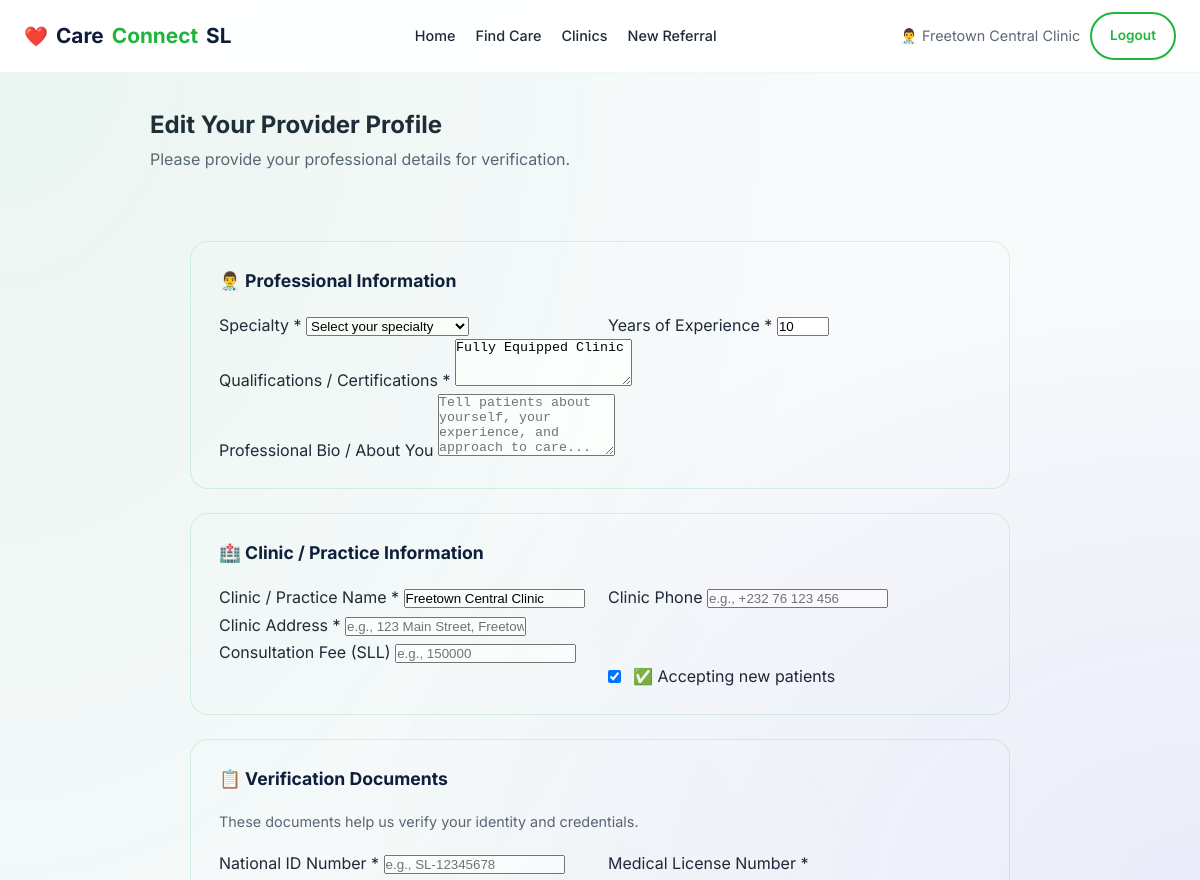
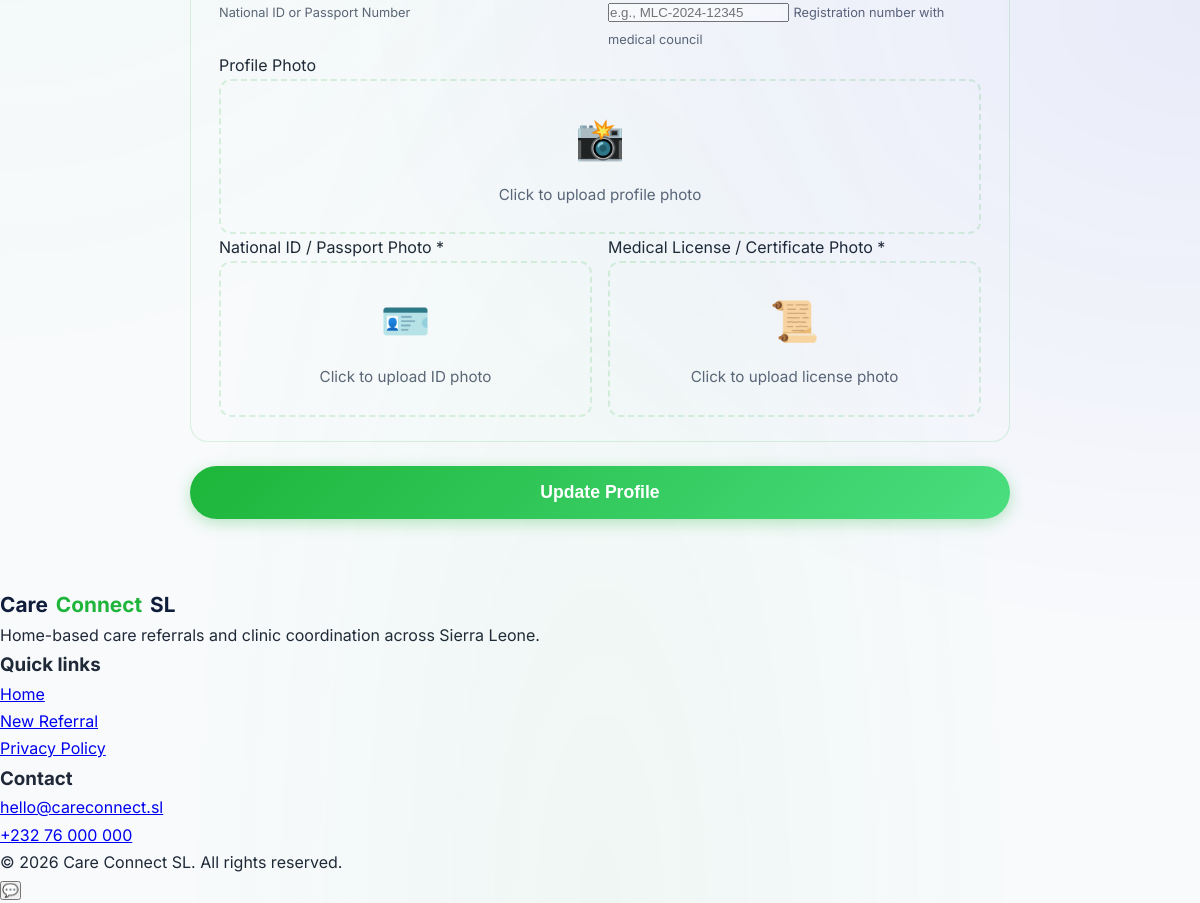
The page /provider-registration.php (signed in) on the database its author committed (2 pictures, top to bottom).
### tables this page shows
CREATE TABLE IF NOT EXISTS provider_profiles (
    id INT AUTO_INCREMENT PRIMARY KEY,
    user_id INT NOT NULL UNIQUE,
    specialty VARCHAR(100) NULL,
    qualifications TEXT NULL,
    experience_years INT DEFAULT 0,
    clinic_name VARCHAR(100) NULL,
    clinic_address VARCHAR(200) NULL,
    clinic_phone VARCHAR(50) NULL,
    latitude DECIMAL(10, 8) NULL,
    longitude DECIMAL(11, 8) NULL,
    is_accepting_patients BOOLEAN DEFAULT TRUE,
    consultation_fee DECIMAL(10, 2) NULL,
    created_at DATETIME DEFAULT CURRENT_TIMESTAMP,
    updated_at DATETIME DEFAULT CURRENT_TIMESTAMP ON UPDATE CURRENT_TIMESTAMP,
    FOREIGN KEY (user_id) REFERENCES users(id) ON DELETE CASCADE,
    INDEX idx_user (user_id),
    INDEX idx_specialty (specialty),
    INDEX idx_location (latitude, longitude)
);

### provider-registration.php (the view, shortened to what this page needs)
<?php
require_once __DIR__ . '/db.php';
$user_id = $_SESSION['user_id'];
$user_name = $_SESSION['user_name'];
$stmt = $conn->prepare("SELECT * FROM provider_profiles WHERE user_id = ?");
$stmt->execute([$user_id]);
$existingProfile = $stmt->fetch();
$isEdit = ($existingProfile !== false);
$profile = $existingProfile ?: [];
?>
<!DOCTYPE html>
<html lang="en">
<head>
    <link rel="stylesheet" href="style.css">
    <link rel="stylesheet" href="dashboard/dashboard.css">
</head>
<body>
<header role="banner">
    <div class="nav-inner">
        <a href="index.html" class="logo" aria-label="Care Connect SL Home">
            <span class="logo-icon" aria-hidden="true">❤️</span> Care<span class="accent">Connect</span> SL
        </a>
        <nav aria-label="Main navigation">
            <ul class="nav-links" role="menubar">
                <li><a href="index.html" role="menuitem">Home</a></li>
                <li><a href="pages/doctors.php" role="menuitem">Find Care</a></li>
                <li><a href="pages/hospitals.html" role="menuitem">Clinics</a></li>
                <li><a href="pages/referral.html" role="menuitem">New Referral</a></li>
            </ul>
        </nav>
        <div class="nav-actions">
            <span style="color: var(--muted); font-size: 0.9rem;">👨‍⚕️ <?php echo htmlspecialchars($user_name); ?></span>
            <a href="logout.php" class="btn-ghost">Logout</a>
        </div>
    </div>
</header>
<main class="dashboard-main" role="main">
    <div class="dashboard-container">
        <div class="profile-container" style="max-width: 900px; margin: 0 auto;">
            <section class="profile-header" style="margin-bottom: 32px;">
                <div>
                    <h1><?php echo $isEdit ? 'Edit Your' : 'Complete Your'; ?> Provider Profile</h1>
                    <p style="color: var(--muted);">
                        <?php if ($isEdit && isset($profile['verification_status'])): ?>
                            Current Status:
                            <span class="verification-badge <?php echo $profile['verification_status']; ?>">
                                <?php echo ucfirst($profile['verification_status']); ?>
                            </span>
                        <?php else: ?>
                            Please provide your professional details for verification.
                        <?php endif; ?>
                    </p>
                </div>
            </section>
            <form action="provider-registration.php" method="POST" enctype="multipart/form-data" class="form-card" style="padding: 36px 40px;">
                <div class="form-section">
                    <h3>👨‍⚕️ Professional Information</h3>
                    <div class="form-row">
                        <div>
                            <label for="specialty">Specialty *</label>
                            <select id="specialty" name="specialty" required>
                                <option value="">Select your specialty</option>
                            </select>
                        </div>
                        <div>
                            <label for="experience_years">Years of Experience *</label>
                            <input type="number"
                                   id="experience_years"
                                   name="experience_years"
                                   placeholder="e.g., 5"
                                   min="0"
                                   max="60"
                                   value="<?php echo $profile['experience_years'] ?? ''; ?>"
                                   required>
                        </div>
                    </div>
                    <div>
                        <label for="qualifications">Qualifications / Certifications *</label>
                        <textarea id="qualifications"
                                  name="qualifications"
                                  placeholder="e.g., MBBS, MPH, RN, BSc Nursing, etc."
                                  rows="3"
                                  required><?php echo htmlspecialchars($profile['qualifications'] ?? ''); ?></textarea>
                    </div>
                    <div>
                        <label for="bio">Professional Bio / About You</label>
                        <textarea id="bio"
                                  name="bio"
                                  placeholder="Tell patients about yourself, your experience, and approach to care..."
                                  rows="4"><?php echo htmlspecialchars($profile['bio'] ?? ''); ?></textarea>
                    </div>
                </div>
                <div class="form-section">
                    <h3>🏥 Clinic / Practice Information</h3>
                    <div class="form-row">
                        <div>
                            <label for="clinic_name">Clinic / Practice Name *</label>
                            <input type="text"
                                   id="clinic_name"
                                   name="clinic_name"
                                   placeholder="e.g., Freetown Medical Centre"
                                   value="<?php echo htmlspecialchars($profile['clinic_name'] ?? ''); ?>"
                                   required>
                        </div>
                        <div>
                            <label for="clinic_phone">Clinic Phone</label>
                            <input type="tel"
                                   id="clinic_phone"
                                   name="clinic_phone"
                                   placeholder="e.g., +232 76 123 456"
                                   value="<?php echo htmlspecialchars($profile['clinic_phone'] ?? ''); ?>">
                        </div>
                    </div>
                    <div>
                        <label for="clinic_address">Clinic Address *</label>
                        <input type="text"
                               id="clinic_address"
                               name="clinic_address"
                               placeholder="e.g., 123 Main Street, Freetown"
                               value="<?php echo htmlspecialchars($profile['clinic_address'] ?? ''); ?>"
                               required>
                    </div>
                    <div class="form-row">
                        <div>
                            <label for="consultation_fee">Consultation Fee (SLL)</label>
                            <input type="number"
                                   id="consultation_fee"
                                   name="consultation_fee"
                                   placeholder="e.g., 150000"
                                   min="0"
                                   value="<?php echo $profile['consultation_fee'] ?? ''; ?>">
                        </div>
                        <div style="display: flex; align-items: center; gap: 12px; padding-top: 24px;">
                            <input type="checkbox"
                                   id="is_accepting_patients"
                                   name="is_accepting_patients"
                                   value="1"
                                   <?php echo (isset($profile['is_accepting_patients']) && $profile['is_accepting_patients']) ? 'checked' : 'checked'; ?>>
                            <label for="is_accepting_patients" style="margin: 0; cursor: pointer;">
                                ✅ Accepting new patients
                            </label>
                        </div>
                    </div>
                </div>
                <div class="form-section">
                    <h3>📋 Verification Documents</h3>
                    <p style="color: var(--muted); font-size: 0.9rem; margin-bottom: 16px;">
                        These documents help us verify your identity and credentials.
                    </p>
                    <div class="form-row">
                        <div>
                            <label for="national_id">National ID Number *</label>
                            <input type="text"
                                   id="national_id"
                                   name="national_id"
                                   placeholder="e.g., SL-12345678"
                                   value="<?php echo htmlspecialchars($profile['national_id'] ?? ''); ?>"
                                   required>
                            <small style="color: var(--muted); font-size: 0.8rem;">National ID or Passport Number</small>
                        </div>
                        <div>
                            <label for="medical_license">Medical License Number *</label>
                            <input type="text"
                                   id="medical_license"
                                   name="medical_license"
                                   placeholder="e.g., MLC-2024-12345"
                                   value="<?php echo htmlspecialchars($profile['medical_license'] ?? ''); ?>"
                                   required>
                            <small style="color: var(--muted); font-size: 0.8rem;">Registration number with medical council</small>
                        </div>
                    </div>
                    <div class="form-row">
                        <div class="full-width">
                            <label>Profile Photo</label>
                            <div class="file-upload-box" onclick="document.getElementById('profile_photo').click()">
                                <span class="upload-icon">📸</span>
                                <span class="upload-text">Click to upload profile photo</span>
                            </div>
                        </div>
                    </div>
                    <div class="form-row">
                        <div>
                            <label>National ID / Passport Photo *</label>
                            <div class="file-upload-box" onclick="document.getElementById('id_photo').click()">
                                <span class="upload-icon">🪪</span>
                                <span class="upload-text">Click to upload ID photo</span>
                            </div>
                        </div>
                        <div>
                            <label>Medical License / Certificate Photo *</label>
                            <div class="file-upload-box" onclick="document.getElementById('license_photo').click()">
                                <span class="upload-icon">📜</span>
                                <span class="upload-text">Click to upload license photo</span>
                            </div>
                        </div>
                    </div>
                </div>
                <button type="submit" class="btn-primary" style="width: 100%; padding: 16px; font-size: 1.1rem;">
                    <?php echo $isEdit ? 'Update Profile' : 'Submit for Verification'; ?>
                </button>
            </form>
        </div>
    </div>
</main>
<footer class="site-footer" role="contentinfo">
    <div class="footer-grid container">
        <div>
            <a href="index.html" class="logo" aria-label="Care Connect SL Home">Care<span class="accent">Connect</span> SL</a>
            <p>Home-based care referrals and clinic coordination across Sierra Leone.</p>
        </div>
        <div>
            <h3>Quick links</h3>
            <ul class="footer-links">
                <li><a href="index.html">Home</a></li>
                <li><a href="pages/referral.html">New Referral</a></li>
                <li><a href="privacy.html">Privacy Policy</a></li>
            </ul>
        </div>
        <div>
            <h3>Contact</h3>
            <p><a href="mailto:hello@careconnect.sl">hello@careconnect.sl</a></p>
            <p><a href="tel:+23276000000">+232 76 000 000</a></p>
        </div>
    </div>
    <p class="footer-note">&copy; 2026 Care Connect SL. All rights reserved.</p>
</footer>
</body>
</html>

### rows shown on the page
provider_profiles: experience_years "10", qualifications "Fully Equipped Clinic", clinic_name "Freetown Central Clinic", is_accepting_patients "☑"

### other values the page prints
$user_name "Freetown Central Clinic"
